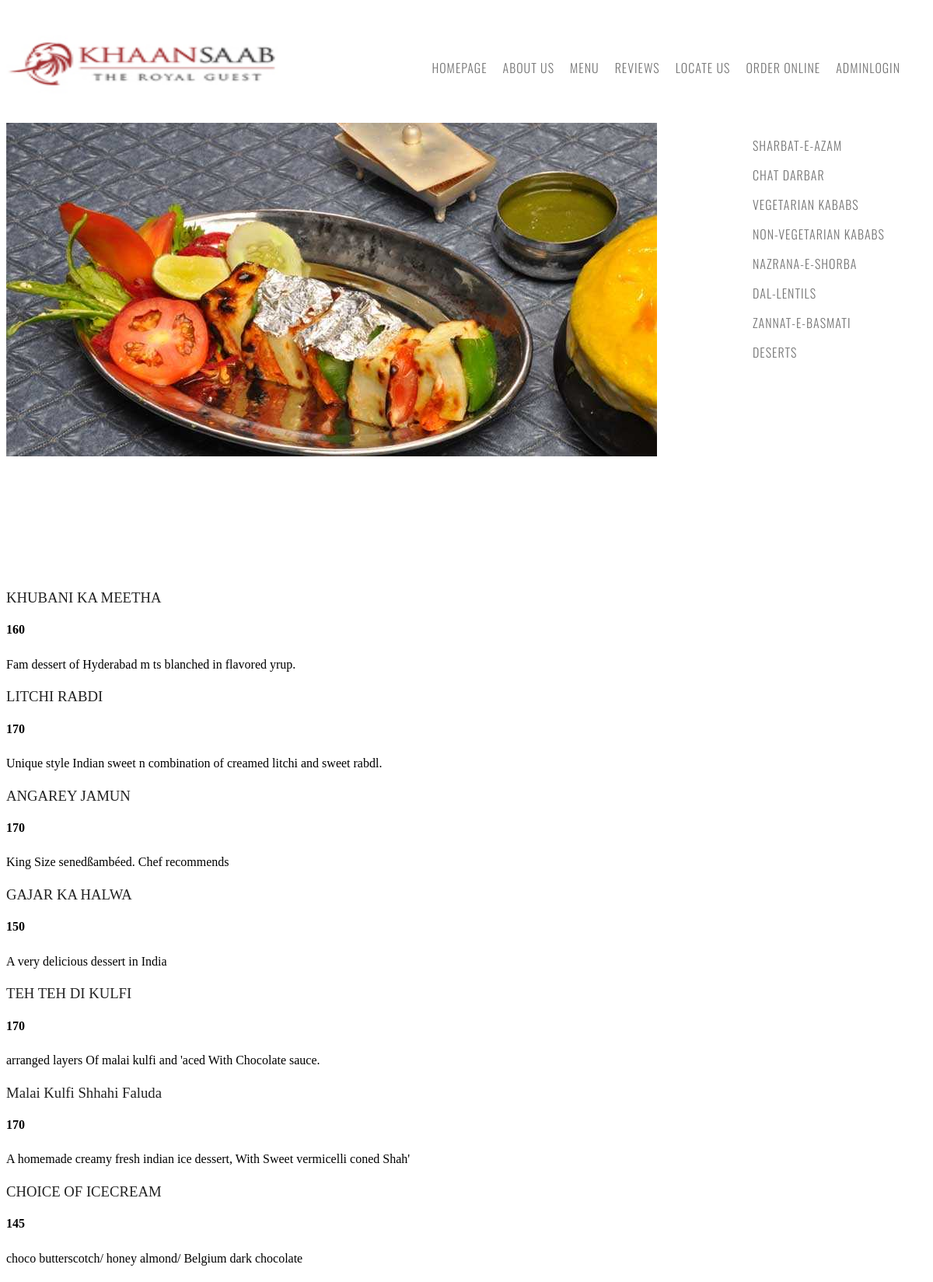
The page /menu7.php on the database its author committed.
### tables this page shows
CREATE TABLE IF NOT EXISTS `deserts` (
  `name` varchar(30) NOT NULL,
  `price` int(4) NOT NULL,
  `description` mediumtext NOT NULL
);

### menu7.php (the view, shortened to what this page needs)
<!DOCTYPE html>
<html>
<head>
<link href="default.css" rel="stylesheet" type="text/css" media="all" />
</head>
<body>
<div id="wrapper">
	<div id="header-wrapper">
		<div id="header">
			<div id="logo">
				<img src="logo.jpg">
			</div>
			<div id="menu">
				<ul>
					<li><a href="index.php" accesskey="1" title="">Homepage</a></li>
					<li><a href="about.html" accesskey="2" title="">About Us</a></li>
					<li><a href="menu.php" accesskey="3" title="">Menu</a></li>
					<li><a href="reviews.php" accesskey="4" title="">Reviews</a></li>
					<li><a href="locate.html" accesskey="5" title="">Locate Us</a></li>
					<li><a href="online.html" accesskey="6" title="">Order Online</a></li>
					<li><a href="admin.php" accesskey="7" title="">AdminLogin</a></li>
				</ul>
			</div>
		</div>
	</div>
	<div id="image">
		<img src="menu.jpg">
	</div>
	<div id="list">
				<ul>
					<li><a href="menu.php" accesskey="1" title="">Sharbat-E-Azam</a></li> <br>
					<li><a href="menu1.php" accesskey="2" title="">Chat Darbar</a></li> <br>
					<li><a href="menu2.php" accesskey="3" title="">Vegetarian Kababs</a></li> <br>
					<li><a href="menu3.php" accesskey="4" title="">Non-Vegetarian Kababs</a></li> <br>
					<li><a href="menu4.php" accesskey="7" title="">Nazrana-E-Shorba</a></li> <br>
					<li><a href="menu5.php" accesskey="7" title="">Dal-Lentils</a></li> <br>
					<li><a href="menu6.php" accesskey="5" title="">Zannat-E-Basmati</a></li> <br>
					<li><a href="menu7.php" accesskey="6" title="">Deserts</a></li> <br>
				</ul>
			</div>
	</div>
<?php
		include 'includes/connection.php';
		$query= "SELECT * FROM deserts";
		$result= $conn->query($query);
	while($deserts= $result->fetch_array())
	{
		echo "<h3>" . $deserts['name'] . "</h3>";
		echo "<h4>" . $deserts['price'] . "</h4>";
		echo "<p>" . $deserts['description'] . "<p>";
	}
?>
</body>
</html>

### default.css (style rules this page uses)
h1, h2, h3 { margin: 0; padding: 0; font-weight: 200; color: #222222; }
p, ol, ul { margin-top: 0px; padding: 0px; }
p, ol { line-height: 180%; }
a { color: #5C5539; }
#wrapper { overflow: hidden; width: 1200px; margin: 0px auto; background: #FFFFFF; }
#header-wrapper { overflow: hidden; height: 150px; background: #FFFFFF; }
#header { width: 1200px; height: 150px; margin: 0 auto; padding: 0px 0px; }
#logo img { float: left; width: 350px; height: 150px; }
#menu { float: right; width: 810px; height: 80px; padding: 20px 40px 0px 0px; }
#menu ul { float: right; margin: 0; padding: 40px 0px 0px 0px; list-style: none; line-height: normal; }
#menu li { float: left; }
#menu a { display: block; padding: 7px 10px 7px 10px; letter-spacing: 1px; text-decoration: none; text-align: center; text-transform: uppercase; font-family: 'Oswald', sans-serif; font-size: 16px; font-weight: 300; color: #757575; }
#image { float : left; height : 600px; width : 900px; }
#list { float: right; width: 200px; height: 80px; padding: 10px 50px 0px 0px; }
#list ul { float: left; margin: 0; padding: 0px 0px 0px 0px; list-style: none; line-height: normal; }
#list li { float: left; }
#list a { display: block; padding: 7px 10px 7px 10px; letter-spacing: 1px; text-decoration: none; text-align: left; text-transform: uppercase; font-family: 'Oswald', sans-serif; font-size: 16px; font-weight: 300; color: #757575; }

### rows shown on the page
deserts: name "KHUBANI KA MEETHA", price "160", description "Fam dessert of Hyderabad m ts blanched in flavored yrup."
deserts: name "LITCHI RABDI", price "170", description "Unique style Indian sweet n combination of creamed litchi and sweet rabdl."
deserts: name "ANGAREY JAMUN", price "170", description "King Size senedßambéed. Chef recommends"
deserts: name "GAJAR KA HALWA", price "150", description "A very delicious dessert in India"
deserts: name "TEH TEH DI KULFI", price "170", description "arranged layers Of malai kulfi and 'aced With Chocolate sauce."
deserts: name "Malai Kulfi Shhahi Faluda", price "170", description "A homemade creamy fresh indian ice dessert, With Sweet vermicelli coned Shah'"
deserts: name "CHOICE OF ICECREAM", price "145", description "choco butterscotch/ honey almond/ Belgium dark chocolate"
